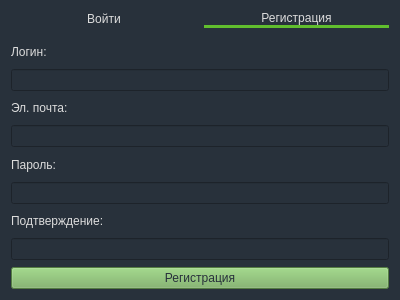
<?xml version="1.0" encoding="UTF-8"?>
<ui version="4.0">
 <class>reg</class>
 <widget class="QWidget" name="reg">
  <property name="geometry">
   <rect>
    <x>0</x>
    <y>0</y>
    <width>400</width>
    <height>300</height>
   </rect>
  </property>
  <property name="windowTitle">
   <string>Form</string>
  </property>
  <property name="styleSheet">
   <string notr="true">background-color: rgb(40,49,59);</string>
  </property>
  <layout class="QVBoxLayout" name="verticalLayout_5">
   <item>
    <layout class="QHBoxLayout" name="horizontalLayout_3">
     <property name="spacing">
      <number>7</number>
     </property>
     <property name="sizeConstraint">
      <enum>QLayout::SetDefaultConstraint</enum>
     </property>
     <item>
      <widget class="QPushButton" name="btn_login_2">
       <property name="autoFillBackground">
        <bool>false</bool>
       </property>
       <property name="styleSheet">
        <string notr="true">border: none; 
color: rgb(220, 220, 220);</string>
       </property>
       <property name="text">
        <string>Войти</string>
       </property>
      </widget>
     </item>
     <item>
      <widget class="QPushButton" name="btn_registr">
       <property name="styleSheet">
        <string notr="true">
border: none; 
border-bottom: 3px solid rgb(97, 190, 46); 
color: rgb(220, 220, 220);
</string>
       </property>
       <property name="text">
        <string>Регистрация</string>
       </property>
      </widget>
     </item>
    </layout>
   </item>
   <item>
    <layout class="QVBoxLayout" name="verticalLayout_3">
     <property name="spacing">
      <number>7</number>
     </property>
     <item>
      <layout class="QVBoxLayout" name="verticalLayout_4">
       <property name="spacing">
        <number>0</number>
       </property>
       <property name="sizeConstraint">
        <enum>QLayout::SetMinimumSize</enum>
       </property>
       <item>
        <widget class="QLabel" name="label1">
         <property name="styleSheet">
          <string notr="true">color: rgb(220, 220, 220);</string>
         </property>
         <property name="text">
          <string>Логин:</string>
         </property>
        </widget>
       </item>
       <item>
        <widget class="QLineEdit" name="line_login_2">
         <property name="styleSheet">
          <string notr="true">color: rgb(220, 220, 220);</string>
         </property>
         <property name="maxLength">
          <number>1000</number>
         </property>
         <property name="frame">
          <bool>true</bool>
         </property>
        </widget>
       </item>
       <item>
        <widget class="QLabel" name="label2">
         <property name="styleSheet">
          <string notr="true">color: rgb(220, 220, 220);</string>
         </property>
         <property name="text">
          <string>Эл. почта:</string>
         </property>
        </widget>
       </item>
       <item>
        <widget class="QLineEdit" name="line_email">
         <property name="styleSheet">
          <string notr="true">color: rgb(220, 220, 220);</string>
         </property>
         <property name="maxLength">
          <number>32768</number>
         </property>
        </widget>
       </item>
       <item>
        <widget class="QLabel" name="label3">
         <property name="styleSheet">
          <string notr="true">color: rgb(220, 220, 220);</string>
         </property>
         <property name="text">
          <string>Пароль:</string>
         </property>
        </widget>
       </item>
       <item>
        <widget class="QLineEdit" name="line_password_2">
         <property name="styleSheet">
          <string notr="true">color: rgb(220, 220, 220);</string>
         </property>
         <property name="echoMode">
          <enum>QLineEdit::Password</enum>
         </property>
        </widget>
       </item>
       <item>
        <widget class="QLabel" name="label4">
         <property name="styleSheet">
          <string notr="true">color: rgb(220, 220, 220);</string>
         </property>
         <property name="text">
          <string>Подтверждение:</string>
         </property>
        </widget>
       </item>
       <item>
        <widget class="QLineEdit" name="line_confirm_pass">
         <property name="styleSheet">
          <string notr="true">color: rgb(220, 220, 220);</string>
         </property>
         <property name="echoMode">
          <enum>QLineEdit::Password</enum>
         </property>
        </widget>
       </item>
      </layout>
     </item>
     <item>
      <layout class="QHBoxLayout" name="horizontalLayout_4">
       <item>
        <widget class="QPushButton" name="btn_reg">
         <property name="styleSheet">
          <string notr="true">background-color: rgb(117,174,93);
color: rgb(40,49,59);</string>
         </property>
         <property name="text">
          <string>Регистрация</string>
         </property>
        </widget>
       </item>
      </layout>
     </item>
    </layout>
   </item>
  </layout>
 </widget>
 <resources/>
 <connections/>
</ui>
